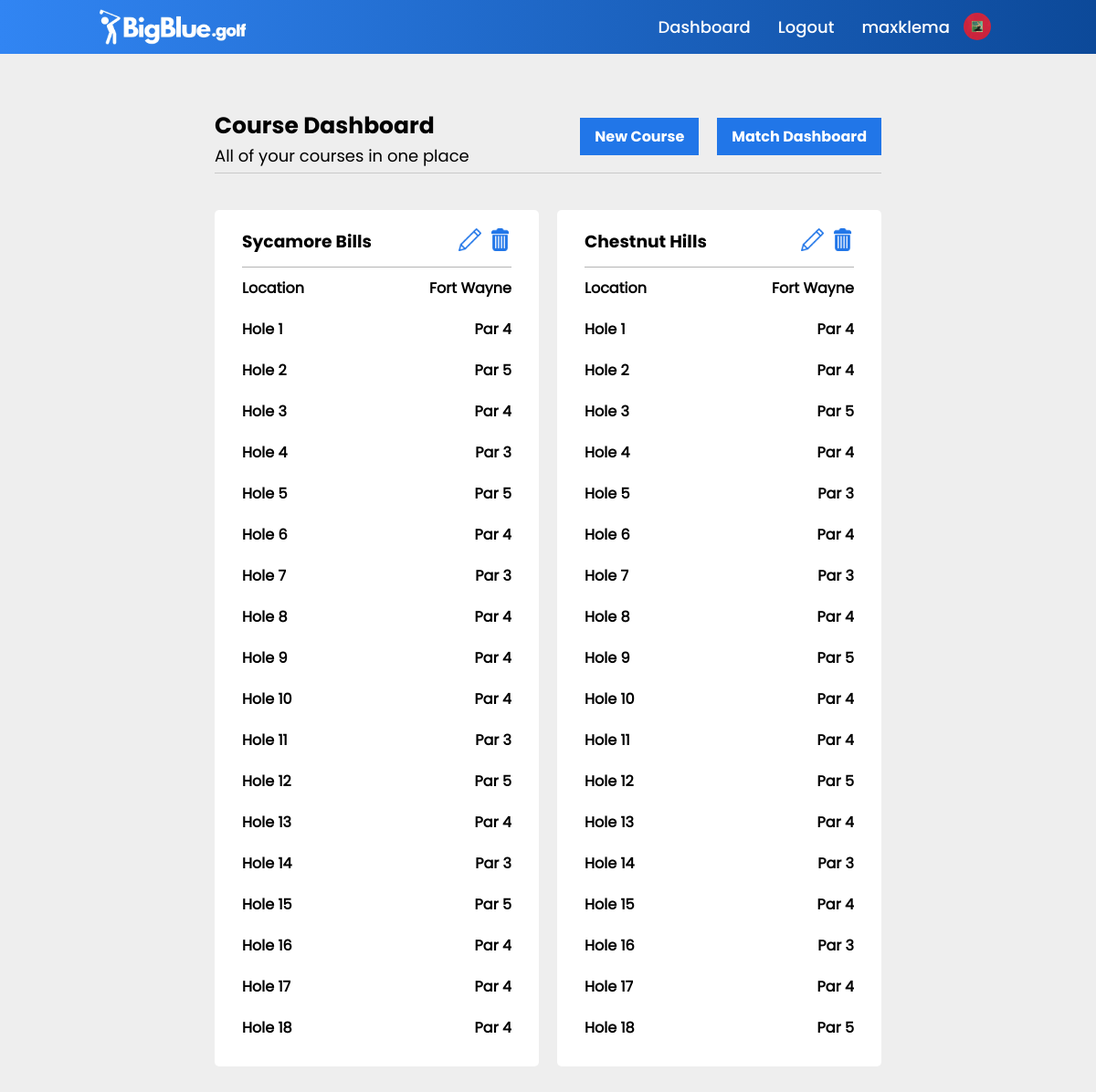
The page /course_dashboard (signed in) on the database its author committed.
### main.py (models this page shows, shortened)
class users(db.Model):
    _id = db.Column("id", db.Integer, primary_key=True)
    name = db.Column(db.String(100))
    username = db.Column(db.String(50))
    password = db.Column(db.String(50))
    email = db.Column(db.String(100))
    rank = db.Column(db.String(10))
    gender = db.Column(db.String(10))
    bio = db.Column(db.String(500))
    team = db.Column(db.String(25))
    verified = db.Column(db.Integer)
    pic = db.Column(db.String)
    banner = db.Column(db.String)

class course(db.Model):
    _id = db.Column("id", db.Integer, primary_key=True)
    course_name = db.Column(db.String(50))
    course_holes = db.Column(db.String(3))
    par1 = db.Column(db.Integer)
    par2 = db.Column(db.Integer)
    par3 = db.Column(db.Integer)
    par4 = db.Column(db.Integer)
    par5 = db.Column(db.Integer)
    par6 = db.Column(db.Integer)
    par7 = db.Column(db.Integer)
    par8 = db.Column(db.Integer)
    par9 = db.Column(db.Integer)
    par10 = db.Column(db.Integer)
    par11 = db.Column(db.Integer)
    par12 = db.Column(db.Integer)
    par13 = db.Column(db.Integer)
    par14 = db.Column(db.Integer)
    par15 = db.Column(db.Integer)
    par16 = db.Column(db.Integer)
    par17 = db.Column(db.Integer)
    par18 = db.Column(db.Integer)
    city = db.Column(db.String)
    course_bio = db.Column(db.String(1000))
    created_by = db.Column(db.String)

### main.py (the view)
@app.route("/course_dashboard")
def course_dashboard():
    if 'active_user' in session and session['active_user'][2] == 'coach':
        found_course = course.query.filter_by(created_by=session['active_user'][0]).all()
        found_user = users.query.filter_by(username=session['active_user'][0]).first()
        return render_template("course_dashboard.html", data=found_user, course_data=found_course)
    return redirect(url_for('error', msg="You do not have access to this site."))

### templates/course_dashboard.html (shortened to what this page needs)
{% if data.rank == 'coach' %}
    {% extends "indexcontentcoachlogin.html" %}
{% elif data.rank == 'player' %}
    {% extends "indexcontentplayerlogin.html" %}
{% else %}
    {% extends "indexcontent.html" %}
{% endif %}
{% block content %}
<body>
    <head>
        <link rel="stylesheet" href="{{ url_for('static', filename='styles/matchdashboard.css') }}">
    </head>
    <div class="main-container">
        <div class="heading-info">
            <div class="hero-info">
                <h3>Course Dashboard</h3>
                <p>All of your courses in one place</p>
            </div>
            <div class="hero-buttons">
                <a href="/create_course">New Course</a>
                <a href="/match_dashboard">Match Dashboard</a>
            </div>
        </div>
        <div class="grid-container">
            {% for item in course_data[::-1] %}
                <div class="match-container">
                    <div id="row-one">
                        <div class="course-name-container">
                            <h3>{{item.course_name}}</h3>
                        </div>
                        <div id="action-icons">
                            <a href="/edit_course/{{item._id}}"><img src="{{ url_for('static', filename='logo graphics/pencilicon.png') }}"></a>
                            <a href="/delete_course/{{item._id}}"><img src="{{ url_for('static', filename='logo graphics/trashcan.png') }}"></a>
                        </div>
                    </div>
                    <div class="row-div">
                        <div>
                            <h4>Location</h4>
                        </div>
                        <div class="location-container">
                            <h4>{{item.city}}</h4>
                        </div>
                    </div>
                    <div class="row-div">
                        <div>
                            <h4>Hole 1</h4>
                        </div>
                        <div>
                            <h4>Par {{item.par1}}</h4>
                        </div>
                    </div>
                    <div class="row-div">
                        <div>
                            <h4>Hole 2</h4>
                        </div>
                        <div>
                            <h4>Par {{item.par2}}</h4>
                        </div>
                    </div>
                    <div class="row-div">
                        <div>
                            <h4>Hole 3</h4>
                        </div>
                        <div>
                            <h4>Par {{item.par3}}</h4>
                        </div>
                    </div>
                    <div class="row-div">
                        <div>
                            <h4>Hole 4</h4>
                        </div>
                        <div>
                            <h4>Par {{item.par4}}</h4>
                        </div>
                    </div>
                    <div class="row-div">
                        <div>
                            <h4>Hole 5</h4>
                        </div>
                        <div>
                            <h4>Par {{item.par5}}</h4>
                        </div>
                    </div>
                    <div class="row-div">
                        <div>
                            <h4>Hole 6</h4>
                        </div>
                        <div>
                            <h4>Par {{item.par6}}</h4>
                        </div>
                    </div>
                    <div class="row-div">
                        <div>
                            <h4>Hole 7</h4>
                        </div>
                        <div>
                            <h4>Par {{item.par7}}</h4>
                        </div>
                    </div>
                    <div class="row-div">
                        <div>
                            <h4>Hole 8</h4>
                        </div>
                        <div>
                            <h4>Par {{item.par8}}</h4>
                        </div>
                    </div>
                    <div class="row-div">
                        <div>
                            <h4>Hole 9</h4>
                        </div>
                        <div>
                            <h4>Par {{item.par9}}</h4>
                        </div>
                    </div>
                    <div class="row-div">
                        <div>
                            <h4>Hole 10</h4>
                        </div>
                        <div>
                            <h4>Par {{item.par10}}</h4>
                        </div>
                    </div>
                    <div class="row-div">
                        <div>
                            <h4>Hole 11</h4>
                        </div>
                        <div>
                            <h4>Par {{item.par11}}</h4>
                        </div>
                    </div>
                    <div class="row-div">
                        <div>
                            <h4>Hole 12</h4>
                        </div>
                        <div>
                            <h4>Par {{item.par12}}</h4>
                        </div>
                    </div>
                    <div class="row-div">
                        <div>
                            <h4>Hole 13</h4>
                        </div>
                        <div>
                            <h4>Par {{item.par13}}</h4>
                        </div>
                    </div>
                    <div class="row-div">
                        <div>
                            <h4>Hole 14</h4>
                        </div>
                        <div>
                            <h4>Par {{item.par14}}</h4>
                        </div>
                    </div>
                    <div class="row-div">
                        <div>
                            <h4>Hole 15</h4>
                        </div>
                        <div>
                            <h4>Par {{item.par15}}</h4>
                        </div>
                    </div>
                    <div class="row-div">
                        <div>
                            <h4>Hole 16</h4>
                        </div>
                        <div>
                            <h4>Par {{item.par16}}</h4>
                        </div>
                    </div>
                    <div class="row-div">
                        <div>
                            <h4>Hole 17</h4>
                        </div>
                        <div>
                            <h4>Par {{item.par17}}</h4>
                        </div>
                    </div>
                    <div class="row-div">
                        <div>
                            <h4>Hole 18</h4>
                        </div>
                        <div>
                            <h4>Par {{item.par18}}</h4>
                        </div>
                    </div>
                </div>
            {% endfor %}
        </div>
    </div>
</body>
{% endblock %}

### templates/indexcontentcoachlogin.html (shortened to what this page needs)
<!DOCTYPE html>
<html>
    <head>
    </head>
    <body>
        <header>
            <a href="/">
                <img id="logo-image" src="{{ url_for('static', filename='logo graphics/BigBlue_NewLogo-White.png') }}" class="logo">
            </a>
            <ul class="navigation">
                <li><a href="/match_dashboard">Dashboard</a></li>
                <li><a href="/logout">Logout</a></li>
                <li><a href="/dashboard">{{data.username}}</a></li>
                <li><a href=""><img id="profile-pic" src="{{ url_for('static', filename='logo graphics/user_photos/' + data.pic) }}" alt=""></a></li>
            </ul>
        </header>
        {% block content %}
        {% endblock %}
    </body>
</html>

### static/styles/matchdashboard.css (style rules this page uses)
* { padding: 0; margin: 0; box-sizing: border-box; font-family: bigBlueBold; }
header { top: 0; left: 0; position: relative; display: flex; justify-content: space-between; width: 100%; align-items: center; background-image: linear-gradient(to right, #3185f3, #0c4999); z-index: 10; padding: 8px 100px; }
header .logo { max-width: 180px; max-height: 180px; position: relative; background-color: transparent; text-decoration: none; padding: 0; margin: 0; display: block; }
header a { text-decoration: none; background-color: transparent; }
.navigation li a img { width: 30px; height: 30px; border-radius: 100%; margin-left: -15px; align-items: center; margin-top: 6px; object-fit: cover; }
header .navigation { display: flex; justify-content: center; flex-wrap: wrap; background-image: transparent; border: none; text-decoration: none; font-family: bigBlueMedium; align-items: center; }
header .navigation li { list-style: none; margin: 0px 15px; border: none; text-decoration: none; background-color: transparent; font-family: bigBlueMedium; align-items: center; }
header .navigation li a { color: white; text-decoration: none; font-size: 18px; border: none; background-color: transparent; font-family: bigBlueMedium; }
html, body { height: 100%; background-color: #eeeeee; }
.heading-info h3 { font-size: 25px; }
.heading-info p { font-size: 18px; font-family: bigBlueRegular }
.heading-info { display: flex; justify-content: space-between; flex-direction: row; margin-bottom: 40px; padding-bottom: 5px; border-bottom: 0.25px solid rgb(201, 201, 201); }
.hero-buttons a { padding: 8px 16px; background-color: #2176e8; text-decoration: none; color: white; border: none; margin-top: 10px; margin-left: auto; margin-right: auto; display: block; cursor: pointer; margin-left: 20px; }
.hero-buttons { display: flex; justify-content: center; height: 50%; }
.grid-container { display: grid; grid-template-columns: 355px 355px 355px; row-gap: 50px; column-gap: 20px; }
.course-name-container { inline-size: 220px; overflow-wrap: break-word; }
.location-container { inline-size: 160px; overflow-wrap: break-word; }
.location-container h4 { text-align: right; }
.main-container { margin-left: auto; margin-right: auto; display: block; padding-top: 5%; padding-bottom: 5%; width: 1109px; }
.match-container { width: 355px; border-radius: 5px; background-color: white; padding: 20px 30px; }
.match-container h3 { background-color: white; overflow: hidden; }
#row-one { display: flex; flex-direction: row; justify-content: space-between; background-color: white; padding-bottom: 10px; border-bottom: 0.25px solid rgb(180, 180, 180); overflow: hidden; }
#row-one div { background-color: white; overflow: hidden; }
.row-div { margin-top: 10px; display: flex; flex-direction: row; justify-content: space-between; background-color: white; padding-bottom: 10px; overflow: hidden; }
.row-div div { background-color: white; overflow: hidden; }
.row-div div h4 { background-color: white; font-family: bigBlueRegular; overflow: hidden; font-size: 16px; }
#action-icons a img { width: 25px; height: 25px; background-color: white; margin-left: 5px; }
#action-icons { background-color: white; }
#action-icons a { background-color: white; }
@media (max-width: 1400px) { .grid-container { grid-template-columns: auto auto; row-gap: 40px; } }
@media (max-width: 1400px) { .main-container { margin-left: auto; margin-right: auto; display: block; padding-top: 5%; padding-bottom: 5%; width: 730px; } }

### rows shown on the page
users: username "maxklema", pic (picture)
course: course_name "Sycamore Bills", city "Fort Wayne", par1 "4", par2 "5", par3 "4", par4 "3", par5 "5", par6 "4", par7 "3", par8 "4", par9 "4", par10 "4", par11 "3", par12 "5", par13 "4", par14 "3", par15 "5", par16 "4", par17 "4", par18 "4"
course: course_name "Chestnut Hills", city "Fort Wayne", par1 "4", par2 "4", par3 "5", par4 "4", par5 "3", par6 "4", par7 "3", par8 "4", par9 "5", par10 "4", par11 "4", par12 "5", par13 "4", par14 "3", par15 "4", par16 "3", par17 "4", par18 "5"
